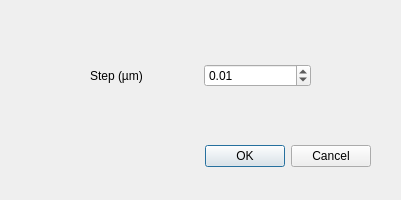
<?xml version="1.0" encoding="UTF-8"?>
<ui version="4.0">
 <class>Dialog</class>
 <widget class="QDialog" name="Dialog">
  <property name="geometry">
   <rect>
    <x>0</x>
    <y>0</y>
    <width>401</width>
    <height>200</height>
   </rect>
  </property>
  <property name="windowTitle">
   <string>Dialog</string>
  </property>
  <widget class="QDialogButtonBox" name="buttonBox">
   <property name="geometry">
    <rect>
     <x>30</x>
     <y>140</y>
     <width>341</width>
     <height>32</height>
    </rect>
   </property>
   <property name="orientation">
    <enum>Qt::Horizontal</enum>
   </property>
   <property name="standardButtons">
    <set>QDialogButtonBox::Cancel|QDialogButtonBox::Ok</set>
   </property>
  </widget>
  <widget class="QWidget" name="layoutWidget">
   <property name="geometry">
    <rect>
     <x>90</x>
     <y>60</y>
     <width>221</width>
     <height>31</height>
    </rect>
   </property>
   <layout class="QHBoxLayout" name="horizontalLayout">
    <item>
     <widget class="QLabel" name="label">
      <property name="text">
       <string>Step (µm)</string>
      </property>
     </widget>
    </item>
    <item>
     <widget class="QDoubleSpinBox" name="step_doubleSpinBox">
      <property name="singleStep">
       <double>0.100000000000000</double>
      </property>
      <property name="value">
       <double>0.010000000000000</double>
      </property>
     </widget>
    </item>
   </layout>
  </widget>
 </widget>
 <resources/>
 <connections>
  <connection>
   <sender>buttonBox</sender>
   <signal>accepted()</signal>
   <receiver>Dialog</receiver>
   <slot>accept()</slot>
   <hints>
    <hint type="sourcelabel">
     <x>248</x>
     <y>254</y>
    </hint>
    <hint type="destinationlabel">
     <x>157</x>
     <y>274</y>
    </hint>
   </hints>
  </connection>
  <connection>
   <sender>buttonBox</sender>
   <signal>rejected()</signal>
   <receiver>Dialog</receiver>
   <slot>reject()</slot>
   <hints>
    <hint type="sourcelabel">
     <x>316</x>
     <y>260</y>
    </hint>
    <hint type="destinationlabel">
     <x>286</x>
     <y>274</y>
    </hint>
   </hints>
  </connection>
 </connections>
</ui>
